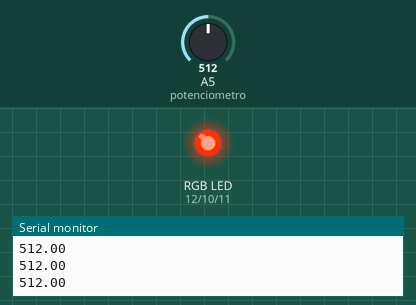
Bench run of a sketch on a simulated Arduino Uno, built with avr-gcc and run on an emulated ATmega328P. Parts: an RGB LED mixed from three pins (HIGH = lit), the last lines printed to the serial monitor. Inputs (shaded band) come from the test bench; at power-on: A5 (potenciometro) = 512.

Above: at 1.2 s.
1.3 s: A5 (potenciometro) set to 440
At 1.6 s:
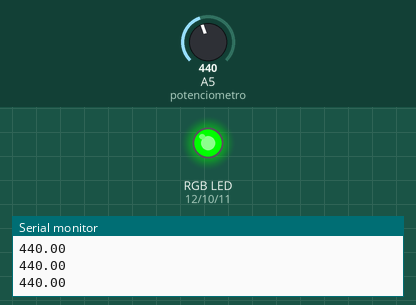
2.8 s: A5 (potenciometro) set to 290
At 3.9 s:
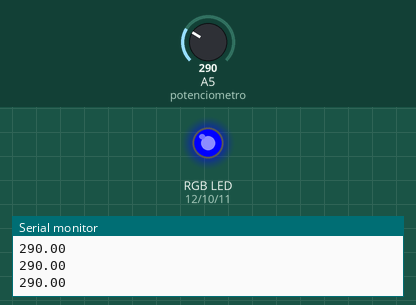
4.3 s: A5 (potenciometro) set to 140
At 4.9 s:
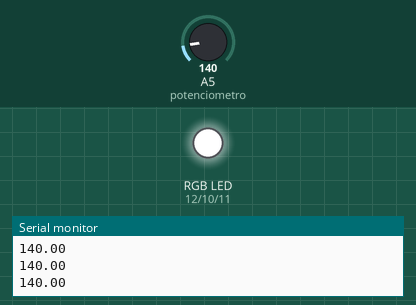
5.8 s: A5 (potenciometro) set to 610
At 6.3 s:
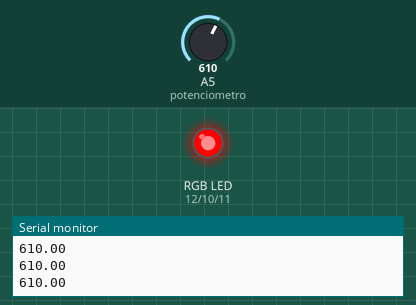
7.3 s: A5 (potenciometro) set to 590
At 8.5 s:
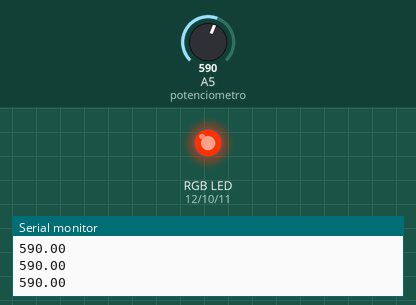
8.8 s: A5 (potenciometro) set to 716
At 9.6 s:
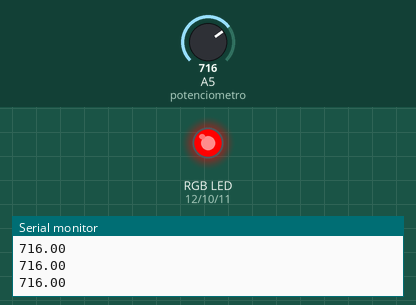
Timing chart, 0 to 11.3 s (numbered marks = the images above; inputs shaded):
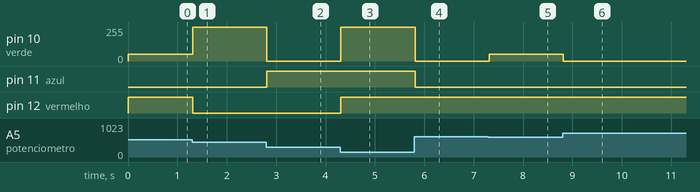

The sketch:

potenciometro_e_led_rgb.ino
```cpp
int vermelho=12;
int azul=11;
int verde=10;
int potenciometro = 5;

void setup()
{
  Serial.begin(9600);
  pinMode(vermelho, OUTPUT);
  pinMode(azul, OUTPUT);
  pinMode(verde, OUTPUT);

}

//Funções responsáveis por executar o brilho selecionado
void vermelhoFuncao(){
  digitalWrite(azul, LOW);
  digitalWrite(verde, LOW);
  digitalWrite(vermelho, HIGH);
}
void azulFuncao(){
  digitalWrite(azul, HIGH);
  digitalWrite(verde, LOW);
  digitalWrite(vermelho, LOW);
}
void verdeFuncao(){
  digitalWrite(azul, LOW);
  digitalWrite(verde, HIGH);
  digitalWrite(vermelho, LOW);
}
void amareloFuncao(){
  analogWrite(azul, 0);
  analogWrite(verde, 50);
  analogWrite(vermelho, 255);
}
void roxoFuncao(){
  analogWrite(azul, 207);
  analogWrite(verde, 0);
  analogWrite(vermelho, 255);
}
void brancoFuncao(){
  digitalWrite(azul, HIGH);
  digitalWrite(verde, HIGH);
  digitalWrite(vermelho, HIGH);
}


void loop()
{
  float sinal;
  sinal = analogRead(potenciometro);
  Serial.println(sinal);

  if(sinal>=0 && sinal<=150)
    brancoFuncao();
  else if(sinal>150 && sinal<=300)
    	azulFuncao();
  	   else if(sinal>300 && sinal<=450)
         		verdeFuncao();
         	else if(sinal>450 && sinal<=600)
              	  amareloFuncao();
  				 else if(sinal>600 && sinal<=750)
                   		vermelhoFuncao();
                      else brancoFuncao();
}
```

Measured:
- after the input at 1.3 s, pin 10 (verde): 50/255 → 255/255 at once; pin 12 (vermelho): HIGH → LOW at once
- after the input at 2.8 s, pin 10 (verde): 255/255 → 0/255 at once; pin 11 (azul): LOW → HIGH at once
- after the input at 4.3 s, pin 10 (verde): 0/255 → 255/255 at once; pin 12 (vermelho): LOW → HIGH at once
- after the input at 5.8 s, pin 10 (verde): 255/255 → 0/255 at once; pin 11 (azul): HIGH → LOW at once
- after the input at 7.3 s, pin 10 (verde): 0/255 → 50/255 at once
- after the input at 8.8 s, pin 10 (verde): 50/255 → 0/255 at once
